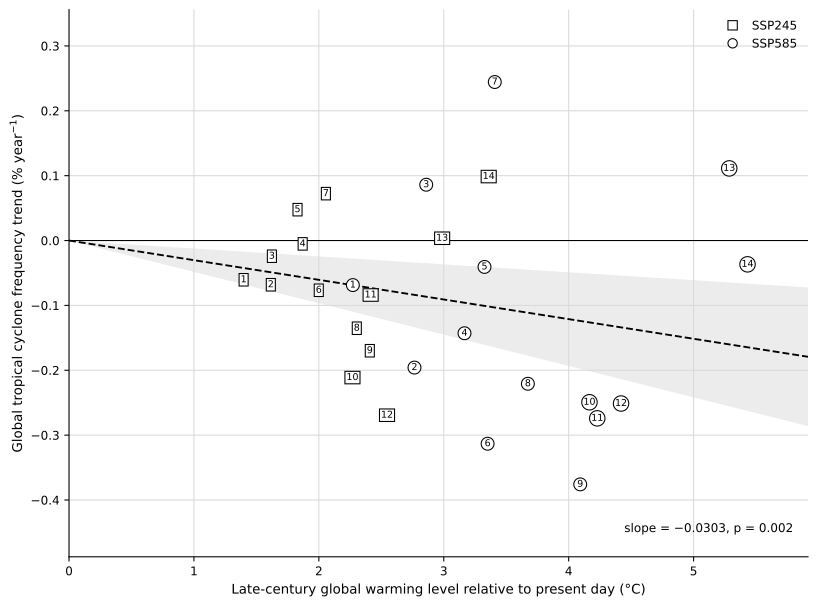

The script that saved this image:
from __future__ import annotations

import argparse
import os
from pathlib import Path
import re
import subprocess
import sys

SCRIPT_DIR = Path(__file__).resolve().parent
os.environ.setdefault("MPLCONFIGDIR", str(SCRIPT_DIR / ".mplconfig"))
os.environ.setdefault("XDG_CACHE_HOME", str(SCRIPT_DIR / ".cache"))

import matplotlib

matplotlib.use("Agg")
matplotlib.rcParams["axes.unicode_minus"] = True

import matplotlib.pyplot as plt
from matplotlib.lines import Line2D
from matplotlib.patches import Patch
from matplotlib.transforms import ScaledTranslation
import numpy as np
import pandas as pd
import xarray as xr
from scipy.stats import linregress, t


DEFAULT_RATE_INPUT = Path("g1_tc_by_basin_model_experiment_year.tsv")
DEFAULT_GMT_INPUT_DIR = Path("gmt")
DEFAULT_OUTPUT = Path("GFig4.pdf")
BASIN_ORDER = ["AS", "BoB", "WNP", "ENP", "NA", "SI", "SP"]
BASELINE_EXPERIMENT = "historical"
BASELINE_YEARS = (1980, 2014)
SCENARIO_ORDER = ["ssp245", "ssp585"]
ORDERING_EXPERIMENT = "ssp585"
TARGET_YEARS = (2015, 2099)
POSITIVE_TREND_COLOR = "#C73E3A"
NEGATIVE_TREND_COLOR = "#4C78A8"
ZERO_TREND_COLOR = "#7F7F7F"
LATE_WINDOW_YEARS = (2065, 2099)
PRESENT_WINDOW_YEARS = (1980, 2014)
FILE_PATTERN = re.compile(
    r"^gmtdiff_Amon_(?P<model>.+)_(?P<experiment>ssp245|ssp585)_(?P<variant>.+)\.nc$"
)
HISTORICAL_PATTERN = re.compile(
    r"^gmtdiff_Amon_(?P<model>.+)_historical_(?P<variant>.+)\.nc$"
)


def parse_args() -> argparse.Namespace:
    parser = argparse.ArgumentParser(
        description=(
            "Plot model-by-model Global SSP585 TC-frequency trend against late-century "
            "global warming relative to 1850–1900."
        )
    )
    parser.add_argument(
        "--input",
        type=Path,
        default=DEFAULT_RATE_INPUT,
        help=f"Input TSV file for TC rates (default: {DEFAULT_RATE_INPUT})",
    )
    parser.add_argument(
        "--gmt-input-dir",
        type=Path,
        default=DEFAULT_GMT_INPUT_DIR,
        help=f"Directory containing gmtdiff netCDF files (default: {DEFAULT_GMT_INPUT_DIR})",
    )
    parser.add_argument(
        "--output",
        type=Path,
        default=DEFAULT_OUTPUT,
        help=f"Output figure path (default: {DEFAULT_OUTPUT})",
    )
    return parser.parse_args()


def load_rate_table(path: Path) -> pd.DataFrame:
    df = pd.read_csv(path, sep="\t", keep_default_na=False)
    required = {
        "basin",
        "model",
        "experiment",
        "year",
        "rate_per_year_per_realization",
    }
    missing = required - set(df.columns)
    if missing:
        raise ValueError(f"Missing required columns in {path}: {sorted(missing)}")

    missing_experiments = {BASELINE_EXPERIMENT, *SCENARIO_ORDER} - set(df["experiment"])
    if missing_experiments:
        raise ValueError(
            f"Missing required experiments in {path}: {sorted(missing_experiments)}"
        )

    missing_basins = set(BASIN_ORDER) - set(df["basin"])
    if missing_basins:
        raise ValueError(f"Missing required basins in {path}: {sorted(missing_basins)}")

    return df


def compute_global_slopes(df: pd.DataFrame) -> pd.DataFrame:
    global_df = (
        df[df["basin"].isin(BASIN_ORDER)]
        .groupby(["model", "experiment", "year"], as_index=False)["rate_per_year_per_realization"]
        .sum()
    )
    baseline = (
        global_df[
            (global_df["experiment"] == BASELINE_EXPERIMENT)
            & global_df["year"].between(*BASELINE_YEARS)
        ]
        .groupby("model", as_index=False)["rate_per_year_per_realization"]
        .mean()
        .rename(columns={"rate_per_year_per_realization": "historical_mean_rate"})
    )

    zero_baseline = baseline[baseline["historical_mean_rate"] == 0]["model"].tolist()
    if zero_baseline:
        raise ValueError(
            "Historical Global rate is zero for models, so percent change is undefined: "
            f"{zero_baseline[:6]}"
        )

    change_df = global_df.merge(
        baseline,
        on="model",
        how="left",
        validate="many_to_one",
    )
    missing_baseline = change_df[change_df["historical_mean_rate"].isna()]["model"].unique()
    if len(missing_baseline) > 0:
        raise ValueError(
            "Missing historical Global rate for models: "
            f"{missing_baseline[:6].tolist()}"
        )

    change_df["change_percent"] = (
        change_df["rate_per_year_per_realization"] - change_df["historical_mean_rate"]
    ).div(change_df["historical_mean_rate"]).mul(100.0)

    rows: list[dict[str, float | str]] = []
    future_df = change_df[
        (change_df["experiment"].isin(SCENARIO_ORDER))
        & change_df["year"].between(*TARGET_YEARS)
    ]
    for (model, experiment), subset in future_df.groupby(["model", "experiment"]):
        subset = subset.sort_values("year")
        if len(subset) < 2:
            continue
        result = linregress(subset["year"], subset["change_percent"])
        rows.append(
            {
                "model": model,
                "experiment": experiment,
                "slope": float(result.slope),
            }
        )

    return pd.DataFrame(rows).sort_values(["experiment", "model"]).reset_index(drop=True)


def parse_file_metadata(path: Path) -> dict[str, str]:
    match = FILE_PATTERN.match(path.name)
    if match is None:
        raise ValueError(f"Unexpected gmtdiff filename: {path.name}")
    return match.groupdict()


def compute_period_mean(path: Path, years: tuple[int, int]) -> float:
    with xr.open_dataset(path) as ds:
        if "gmt" not in ds.data_vars:
            raise ValueError(f"Missing 'gmt' variable in {path}")
        da = ds["gmt"].squeeze(drop=True)
        if "time" not in da.coords:
            raise ValueError(f"Missing 'time' coordinate in {path}")
        year_mask = da["time"].dt.year.isin(np.arange(years[0], years[1] + 1))
        window = da.where(year_mask, drop=True)
        if window.sizes.get("time", 0) == 0:
            raise ValueError(f"No data in {path} for years {years[0]}-{years[1]}")
        return float(window.mean(skipna=True).item())


def load_present_day_means(input_dir: Path) -> dict[str, float]:
    present: dict[str, float] = {}
    for path in sorted(input_dir.glob("gmtdiff_Amon_*.nc")):
        match = HISTORICAL_PATTERN.match(path.name)
        if match is None:
            continue
        model = match.group("model")
        if model in present:
            raise ValueError(f"Duplicate historical gmtdiff files for model {model}")
        present[model] = compute_period_mean(path, PRESENT_WINDOW_YEARS)
    if not present:
        raise ValueError(f"No historical gmtdiff files found in {input_dir}")
    return present


def load_gmtdiff_means(input_dir: Path) -> pd.DataFrame:
    present = load_present_day_means(input_dir)

    rows: list[dict[str, object]] = []
    for path in sorted(input_dir.glob("gmtdiff_Amon_*.nc")):
        # Skip files for other experiments (e.g. the historical baselines) that share
        # the gmtdiff_Amon_ prefix but do not match the ssp245/ssp585 pattern.
        if FILE_PATTERN.match(path.name) is None:
            continue
        metadata = parse_file_metadata(path)
        model = metadata["model"]
        if model not in present:
            raise ValueError(f"No historical (present-day) gmtdiff file for model {model}")
        # mean_gmtdiff is late-century warming expressed relative to present day:
        # (2065-2099 mean) - (1980-2014 historical mean).
        late_century = compute_period_mean(path, LATE_WINDOW_YEARS)
        rows.append(
            {
                "model": model,
                "experiment": metadata["experiment"],
                "variant": metadata["variant"],
                "mean_gmtdiff": late_century - present[model],
            }
        )

    if not rows:
        raise ValueError(f"No gmtdiff_Amon ssp245/ssp585 files found in {input_dir}")

    df = pd.DataFrame(rows)
    duplicate_keys = ["model", "experiment"]
    duplicates = df[df.duplicated(duplicate_keys, keep=False)][duplicate_keys]
    if not duplicates.empty:
        entries = duplicates.drop_duplicates().to_dict("records")
        raise ValueError(
            f"Duplicate gmtdiff files found for model/experiment pairs: {entries[:6]}"
        )

    return df.sort_values(["experiment", "model"]).reset_index(drop=True)


def assign_model_numbers(df: pd.DataFrame) -> tuple[pd.DataFrame, pd.DataFrame]:
    ordering = (
        df[df["experiment"] == ORDERING_EXPERIMENT]
        .sort_values("mean_gmtdiff")
        .reset_index(drop=True)[["model", "mean_gmtdiff"]]
        .copy()
    )
    ordering["model_number"] = np.arange(1, len(ordering) + 1)
    numbered = df.merge(
        ordering[["model", "model_number"]],
        on="model",
        how="left",
        validate="many_to_one",
    )
    return numbered, ordering[["model", "model_number"]]


def build_scatter_table(rate_df: pd.DataFrame, gmt_df: pd.DataFrame) -> tuple[pd.DataFrame, pd.DataFrame]:
    slopes = compute_global_slopes(rate_df)
    numbered_gmt, model_key = assign_model_numbers(gmt_df)
    target_gmt = numbered_gmt[numbered_gmt["experiment"].isin(SCENARIO_ORDER)][
        ["model", "experiment", "mean_gmtdiff", "model_number"]
    ]
    scatter_df = target_gmt.merge(
        slopes,
        on=["model", "experiment"],
        how="inner",
        validate="one_to_one",
    ).sort_values(["experiment", "mean_gmtdiff"])

    target_pairs = set(target_gmt[["model", "experiment"]].itertuples(index=False, name=None))
    scatter_pairs = set(scatter_df[["model", "experiment"]].itertuples(index=False, name=None))
    slope_pairs = set(slopes[["model", "experiment"]].itertuples(index=False, name=None))
    missing_rate_models = sorted(target_pairs - scatter_pairs)
    missing_gmt_models = sorted(slope_pairs - scatter_pairs)
    if missing_rate_models or missing_gmt_models:
        raise ValueError(
            "Model/experiment mismatch between TC slopes and gmtdiff means: "
            f"missing_rate_models={missing_rate_models[:6]}, "
            f"missing_gmt_models={missing_gmt_models[:6]}"
        )

    return scatter_df.reset_index(drop=True), model_key


def add_model_key(ax: plt.Axes, model_key: pd.DataFrame) -> None:
    key_rows = model_key.sort_values("model_number").reset_index(drop=True)
    left_rows = key_rows.iloc[:7]
    right_rows = key_rows.iloc[7:]
    left_text = "\n".join(
        f"{int(row.model_number)}. {row.model}" for row in left_rows.itertuples()
    )
    right_text = "\n".join(
        f"{int(row.model_number)}. {row.model}" for row in right_rows.itertuples()
    )
    text_style = {
        "transform": ax.transAxes,
        "va": "top",
        "fontsize": 8.5,
        "fontfamily": "monospace",
        "bbox": {
            "facecolor": "white",
            "edgecolor": "none",
            "alpha": 0.85,
            "pad": 3.2,
        },
    }
    ax.text(0.08, 0.96, left_text, ha="left", **text_style)
    ax.text(0.60, 0.96, right_text, ha="left", **text_style)


def format_p_value(p_value: float) -> str:
    if np.isnan(p_value):
        return "p = NA"
    if p_value < 0.001:
        return "p < 0.001"
    return f"p = {round(p_value, 3):.3f}"


def format_regression_annotation(n_points: int, p_value: float) -> str:
    return f"n = {n_points}, {format_p_value(p_value)}"


def format_slope_value(slope: float) -> str:
    rounded_slope = round(slope, 4)
    if np.isnan(rounded_slope):
        return "slope = NA"
    if rounded_slope < 0:
        return f"slope = \N{MINUS SIGN}{abs(rounded_slope):.4f}"
    return f"slope = {rounded_slope:.4f}"


def format_regression_annotation(n_points: int, slope: float, p_value: float) -> str:
    return f"{format_slope_value(slope)}, {format_p_value(p_value)}"


def trend_color(slope: float) -> str:
    if slope > 0:
        return POSITIVE_TREND_COLOR
    if slope < 0:
        return NEGATIVE_TREND_COLOR
    return ZERO_TREND_COLOR


def compute_regression_band(
    scatter_df: pd.DataFrame, x_grid: np.ndarray, confidence_level: float = 0.95
) -> tuple[np.ndarray, np.ndarray, np.ndarray, float, float, int]:
    # Fit all points with the line forced through the origin (intercept = 0): y = slope * x.
    x = scatter_df["mean_gmtdiff"].to_numpy(dtype=float)
    y = scatter_df["slope"].to_numpy(dtype=float)
    n_points = int(len(x))
    sxx = float(np.sum(x**2))
    if n_points < 2 or sxx == 0:
        nan_values = np.full_like(x_grid, np.nan, dtype=float)
        return nan_values, nan_values, nan_values, float("nan"), float("nan"), n_points

    slope = float(np.sum(x * y) / sxx)
    y_fit = slope * x_grid

    dof = n_points - 1
    residuals = y - slope * x
    residual_std = np.sqrt(np.sum(residuals**2) / dof)
    se_slope = residual_std / np.sqrt(sxx)
    if se_slope == 0:
        return y_fit, y_fit, y_fit, slope, float("nan"), n_points

    t_stat = slope / se_slope
    p_value = float(2.0 * t.sf(abs(t_stat), dof))

    alpha = 1.0 - confidence_level
    t_crit = float(t.ppf(1.0 - alpha / 2.0, dof))
    # Std error of the mean response at x for a through-origin fit: residual_std * |x| / sqrt(Sxx).
    band = t_crit * residual_std * np.abs(x_grid) / np.sqrt(sxx)
    return y_fit, y_fit - band, y_fit + band, slope, p_value, n_points


def plot_scatter(scatter_df: pd.DataFrame, model_key: pd.DataFrame, output_path: Path) -> None:
    fig, ax = plt.subplots(
        1,
        1,
        figsize=(8.4, 6.2),
        constrained_layout=True,
    )

    for experiment in SCENARIO_ORDER:
        subset = scatter_df[scatter_df["experiment"] == experiment]
        marker = "s" if experiment == "ssp245" else "o"
        ax.scatter(
            subset["mean_gmtdiff"],
            subset["slope"],
            s=42,
            c="white",
            edgecolor="none",
            marker=marker,
            zorder=2,
        )

        for row in subset.itertuples():
            ax.text(
                float(row.mean_gmtdiff),
                float(row.slope),
                f"{int(row.model_number)}",
                ha="center",
                va="center",
                fontsize=7.1,
                color="black",
                bbox={
                    "boxstyle": "square,pad=0.16" if experiment == "ssp245" else "circle,pad=0.18",
                    "facecolor": "white",
                    "edgecolor": "black",
                    "linewidth": 0.8,
                },
                zorder=3,
            )

    ax.axhline(0.0, color="black", linewidth=0.8, zorder=1)
    ax.set_xlabel("Late-century global warming level relative to present day (°C)")
    ax.set_ylabel(r"Global tropical cyclone frequency trend (% year$^{-1}$)")
    ax.grid(color="#D9D9D9", linewidth=0.8)
    ax.set_axisbelow(True)
    ax.spines["top"].set_visible(False)
    ax.spines["right"].set_visible(False)
    ax.tick_params(axis="x", labelsize=9)
    ax.tick_params(axis="y", labelsize=9)

    x_min = float(scatter_df["mean_gmtdiff"].min())
    x_max = float(scatter_df["mean_gmtdiff"].max())
    y_min = float(scatter_df["slope"].min())
    y_max = float(scatter_df["slope"].max())
    x_pad = max((x_max - x_min) * 0.12, 0.12)
    y_pad = max((y_max - y_min) * 0.18, 0.06)
    x_limits = (0.0, x_max + x_pad)
    x_grid = np.linspace(*x_limits, 200)
    y_fit, y_lower, y_upper, slope, p_value, n_points = compute_regression_band(
        scatter_df, x_grid
    )

    if np.isfinite(y_fit).any():
        ax.fill_between(
            x_grid,
            y_lower,
            y_upper,
            color="#7F7F7F",
            alpha=0.15,
            linewidth=0,
            zorder=0,
        )
        ax.plot(
            x_grid,
            y_fit,
            color="black",
            linewidth=1.4,
            linestyle="--",
            zorder=1,
        )

    y_limits = (
        min(y_min - y_pad, float(np.nanmin(y_lower)) if np.isfinite(y_lower).any() else y_min),
        max(y_max + y_pad, float(np.nanmax(y_upper)) if np.isfinite(y_upper).any() else y_max),
    )
    ax.set_xlim(*x_limits)
    ax.set_ylim(*y_limits)
    ax.text(
        0.98,
        0.04,
        format_regression_annotation(n_points, slope, p_value),
        transform=ax.transAxes,
        ha="right",
        va="bottom",
        fontsize=9,
    )
    # Scenario is encoded by marker shape (square = SSP245, circle = SSP585).
    scenario_handles = [
        Line2D(
            [0],
            [0],
            marker="s",
            linestyle="None",
            markerfacecolor="white",
            markeredgecolor="black",
            markeredgewidth=0.8,
            color="none",
            markersize=7,
            label="SSP245",
        ),
        Line2D(
            [0],
            [0],
            marker="o",
            linestyle="None",
            markerfacecolor="white",
            markeredgecolor="black",
            markeredgewidth=0.8,
            color="none",
            markersize=7,
            label="SSP585",
        ),
    ]
    ax.legend(
        handles=scenario_handles,
        loc="upper right",
        frameon=False,
        fontsize=9,
        handletextpad=0.6,
    )

    # Model-number key intentionally omitted; call add_model_key(ax, model_key) to restore it.

    output_path.parent.mkdir(parents=True, exist_ok=True)
    fig.savefig(output_path, dpi=300, bbox_inches="tight")
    fig.savefig(output_path.with_suffix(".svg"), bbox_inches="tight")
    plt.close(fig)


def open_output(path: Path) -> None:
    resolved = path.resolve()
    try:
        if sys.platform == "darwin":
            subprocess.run(["open", str(resolved)], check=True, stdout=subprocess.DEVNULL, stderr=subprocess.DEVNULL)
        elif sys.platform.startswith("linux"):
            subprocess.run(["xdg-open", str(resolved)], check=True, stdout=subprocess.DEVNULL, stderr=subprocess.DEVNULL)
        elif sys.platform == "win32":
            os.startfile(str(resolved))
    except Exception:
        pass


def main() -> int:
    args = parse_args()
    Path(os.environ["MPLCONFIGDIR"]).mkdir(parents=True, exist_ok=True)
    Path(os.environ["XDG_CACHE_HOME"]).mkdir(parents=True, exist_ok=True)
    rate_df = load_rate_table(args.input)
    gmt_df = load_gmtdiff_means(args.gmt_input_dir)
    scatter_df, model_key = build_scatter_table(rate_df, gmt_df)
    plot_scatter(scatter_df, model_key, args.output)
    open_output(args.output)
    return 0


if __name__ == "__main__":
    raise SystemExit(main())
